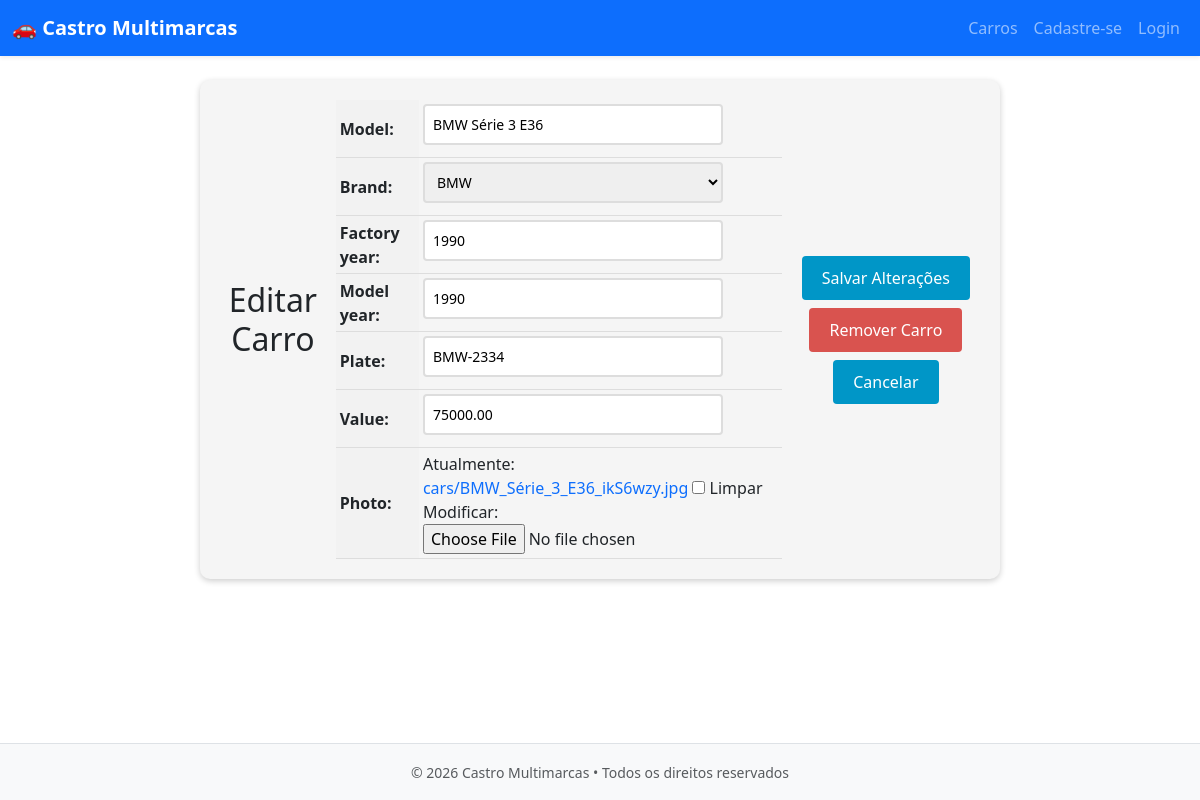
The app's page /car/11/update/ with its own data.
### cars/models.py (models this page shows, shortened)
class Car(models.Model):
    id = models.AutoField(primary_key=True)
    model = models.CharField(max_length=100)
    brand = models.ForeignKey(Brand, on_delete=models.PROTECT, related_name='car_brand')
    factory_year = models.IntegerField(blank=True, null=True)
    model_year = models.IntegerField(blank=True, null=True)
    plate = models.CharField(max_length=20, blank=True, null=True)
    value = models.DecimalField(blank=True, null=True, max_digits=10, decimal_places=2)
    photo = models.ImageField(upload_to='cars/', blank=True, null=True)

### cars/views.py (the view, shortened to what this page needs)
# urls.py: path('car/<int:pk>/update/', CarUpdateView.as_view(), name='car_update'),
class CarUpdateView(UpdateView):
    model = Car
    form_class = CarModelForm
    template_name = 'car_update.html'

### cars/forms.py (shortened to what this page needs)
class CarModelForm(forms.ModelForm):
    class Meta:
        model = Car
        fields = '__all__'

### cars/models.py (called while the page is built)
    def __str__(self):
        return self.name

### cars/templates/car_update.html (shortened to what this page needs)
{% extends "base.html" %}
{% block content %}
  <form method="post" enctype="multipart/form-data">
    <h1>Editar Carro</h1>
    <table>
      {{ form.as_table }}
    </table>
    <div>
      <div class="buttons-container">
        <input type="submit" value="Salvar Alterações" class="btn btn-primary">
        <a href="{% url 'car_delete' pk=object.pk %}" class="btn btn-danger">Remover Carro</a>
        <a href="{% url 'cars_list' %}" class="btn btn-secondary">Cancelar</a>
      </div>
    </div>
  </form>
{% endblock %}

### cars/static/css/style.css (style rules this page uses)
form { display: flex; justify-content: center; align-items: center; margin: 25px 0; gap: 10px; }
input[type="text"] { padding: 10px; font-size: 16px; border: 2px solid #e3e1e1; border-radius: 6px; width: 250px; }

### cars/templates/car_update.html (style rules this page uses)
form { max-width: 800px; margin: 0 auto; padding: 20px; background-color: #f5f5f5; border-radius: 10px; box-shadow: 0 2px 6px rgba(0, 0, 0, 0.2); }
form h1 { font-size: 2rem; margin-bottom: 20px; text-align: center; }
table { margin: 0 auto; border-collapse: collapse; width: 100%; max-width: 600px; }
th, td { padding: 4px; text-align: left; border-bottom: 1px solid #ddd; }
th { background-color: #f2f2f2; }
input[type="text"], input[type="number"], select, textarea { padding: 8px; font-size: 14px; border: 2px solid #ddd; border-radius: 4px; width: 100%; max-width: 300px; margin-bottom: 8px; transition: border-bottom-color 0.3s ease-in-out; }
.btn { background-color: #0096c7; color: #fff; border: none; padding: 10px 20px; font-size: 16px; border-radius: 4px; cursor: pointer; transition: background-color 0.3s ease-in-out; }
.buttons-container { display: flex; flex-direction: column; justify-content: center; align-items: center; margin-top: 20px; margin-bottom: 20px; gap: 8px; }
.btn { display: inline-block; background-color: #0096c7; color: #fff; border: none; padding: 10px 20px; font-size: 16px; border-radius: 4px; cursor: pointer; transition: background-color 0.3s ease-in-out; margin: 0 10px; }
.btn-danger { background-color: #d9534f; text-decoration: none !important; }
a { text-decoration: none !important; }

### records on screen
Car: model "BMW Série 3 E36", brand "BMW", factory_year "1990", model_year "1990", plate "BMW-2334", value "75000.00"
